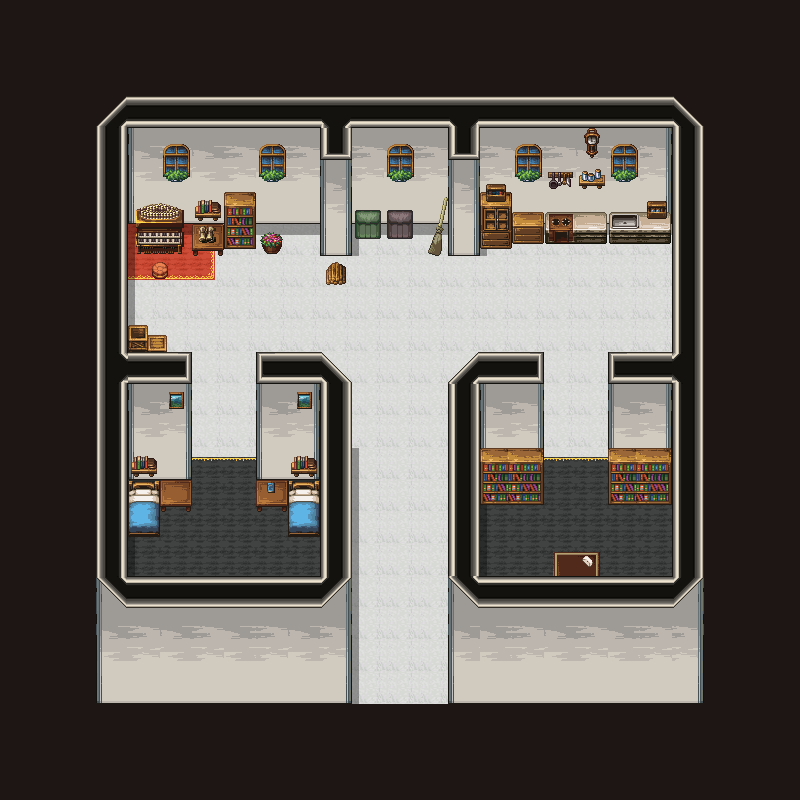

This is a level from a 2D game, rendered from its Tiled map with the project's own tilesets. A one-line summary and the map file follow, with tile-layer data summarised:
An orthogonal 25x25 tile map with 32x32 px tiles, 13 tile layers (black, floor, carpet, wall1, ...).

<map version="1.9" tiledversion="1.9.1" orientation="orthogonal" renderorder="right-down" width="25" height="25" tilewidth="32" tileheight="32" infinite="0" nextlayerid="14" nextobjectid="1">
  <tileset firstgid="1" source="../23_tsx/Church_town.tsx" />
  <layer id="4" name="black" width="25" height="25">
    <data>[625 cells, 2 non-empty, 1 distinct tile ids]</data>
  </layer>
  <layer id="2" name="floor" width="25" height="25">
    <data>[625 cells, 359 non-empty, 1 distinct tile ids]</data>
  </layer>
  <layer id="9" name="carpet" width="25" height="25">
    <data>[625 cells, 46 non-empty, 6 distinct tile ids]</data>
  </layer>
  <layer id="3" name="wall1" width="25" height="25">
    <data>[625 cells, 188 non-empty, 35 distinct tile ids]</data>
  </layer>
  <layer id="11" name="shadow" width="25" height="25">
    <data>[625 cells, 36 non-empty, 3 distinct tile ids]</data>
  </layer>
  <layer id="6" name="furniture1" width="25" height="25">
    <data>[625 cells, 56 non-empty, 41 distinct tile ids]</data>
  </layer>
  <layer id="8" name="furniture2" width="25" height="25">
    <data>[625 cells, 10 non-empty, 8 distinct tile ids]</data>
  </layer>
  <layer id="10" name="furniture3" width="25" height="25">
    <data>[625 cells, 0 non-empty, 0 distinct tile ids]</data>
  </layer>
  <layer id="13" name="furniture4" width="25" height="25">
    <data>[625 cells, 0 non-empty, 0 distinct tile ids]</data>
  </layer>
  <layer id="7" name="chara" width="25" height="25">
    <data>[625 cells, 0 non-empty, 0 distinct tile ids]</data>
  </layer>
  <layer id="12" name="furniture5" width="25" height="25">
    <data>[625 cells, 6 non-empty, 5 distinct tile ids]</data>
  </layer>
  <layer id="5" name="wall2" width="25" height="25">
    <data>[625 cells, 26 non-empty, 10 distinct tile ids]</data>
  </layer>
  <layer id="1" name="black" width="25" height="25">
    <data>[625 cells, 264 non-empty, 1 distinct tile ids]</data>
  </layer>
</map>
